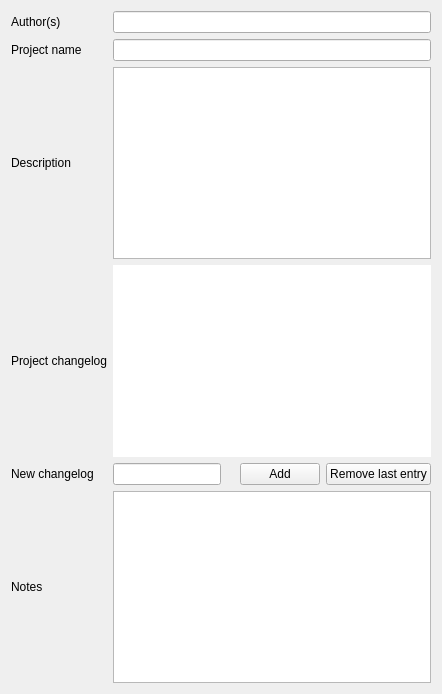
       <widget class="QWidget" name="tab_metadata">
        <property name="enabled">
         <bool>true</bool>
        </property>
        <attribute name="title">
         <string>Metadata</string>
        </attribute>
        <layout class="QGridLayout" name="gridLayout_5">
         <item row="0" column="0">
          <widget class="QLabel" name="label_author">
           <property name="text">
            <string>Author(s)</string>
           </property>
          </widget>
         </item>
         <item row="0" column="1">
          <widget class="QLineEdit" name="lineEdit_author"/>
         </item>
         <item row="1" column="0">
          <widget class="QLabel" name="label_projectName">
           <property name="text">
            <string>Project name</string>
           </property>
          </widget>
         </item>
         <item row="1" column="1">
          <widget class="QLineEdit" name="lineEdit_projectName"/>
         </item>
         <item row="2" column="0">
          <widget class="QLabel" name="label_description">
           <property name="text">
            <string>Description</string>
           </property>
          </widget>
         </item>
         <item row="2" column="1">
          <widget class="QPlainTextEdit" name="plainTextEdit_description"/>
         </item>
         <item row="3" column="0">
          <widget class="QLabel" name="label_changeLog">
           <property name="text">
            <string>Project changelog</string>
           </property>
          </widget>
         </item>
         <item row="4" column="0">
          <widget class="QLabel" name="label_newChangeLog">
           <property name="text">
            <string>New changelog</string>
           </property>
          </widget>
         </item>
         <item row="4" column="1">
          <layout class="QHBoxLayout" name="horizontalLayout_12">
           <item>
            <widget class="QLineEdit" name="lineEdit_changeLog"/>
           </item>
           <item>
            <widget class="QLabel" name="label_changeLogDate">
             <property name="text">
              <string/>
             </property>
            </widget>
           </item>
           <item>
            <widget class="QPushButton" name="pushButton_addChangeLog">
             <property name="text">
              <string>Add</string>
             </property>
            </widget>
           </item>
           <item>
            <widget class="QPushButton" name="pushButton_removeChangeLog">
             <property name="text">
              <string>Remove last entry</string>
             </property>
            </widget>
           </item>
          </layout>
         </item>
         <item row="5" column="0">
          <widget class="QLabel" name="label_notes">
           <property name="text">
            <string>Notes</string>
           </property>
          </widget>
         </item>
         <item row="5" column="1">
          <widget class="QPlainTextEdit" name="plainTextEdit_notes"/>
         </item>
         <item row="3" column="1">
          <widget class="QListWidget" name="listWidget_changeLog">
           <property name="frameShape">
            <enum>QFrame::NoFrame</enum>
           </property>
          </widget>
         </item>
        </layout>
       </widget>
